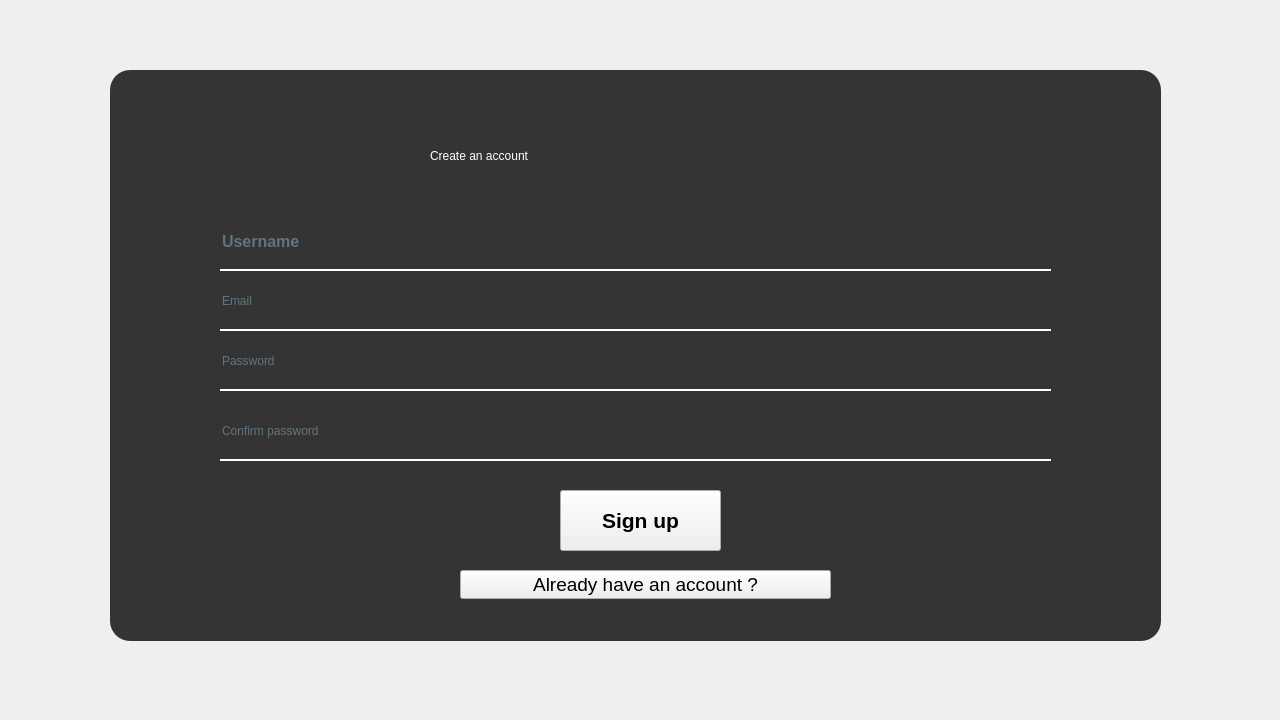
<?xml version="1.0" encoding="UTF-8"?>
<ui version="4.0">
 <class>MainWindow</class>
 <widget class="QMainWindow" name="MainWindow">
  <property name="geometry">
   <rect>
    <x>0</x>
    <y>0</y>
    <width>1280</width>
    <height>720</height>
   </rect>
  </property>
  <property name="windowTitle">
   <string>MainWindow</string>
  </property>
  <widget class="QWidget" name="centralwidget">
   <widget class="QLabel" name="label">
    <property name="enabled">
     <bool>true</bool>
    </property>
    <property name="geometry">
     <rect>
      <x>0</x>
      <y>0</y>
      <width>1281</width>
      <height>721</height>
     </rect>
    </property>
    <property name="styleSheet">
     <string notr="true">border-radius:20px;</string>
    </property>
    <property name="text">
     <string/>
    </property>
    <property name="pixmap">
     <pixmap>../img/bg1.jpg</pixmap>
    </property>
    <property name="scaledContents">
     <bool>false</bool>
    </property>
   </widget>
   <widget class="QLabel" name="label_2">
    <property name="geometry">
     <rect>
      <x>110</x>
      <y>70</y>
      <width>1051</width>
      <height>571</height>
     </rect>
    </property>
    <property name="contextMenuPolicy">
     <enum>Qt::ContextMenuPolicy::PreventContextMenu</enum>
    </property>
    <property name="styleSheet">
     <string notr="true">background-color: rgba(0,0,0,200);
border-radius: 20px</string>
    </property>
    <property name="text">
     <string/>
    </property>
   </widget>
   <widget class="QLabel" name="label_3">
    <property name="geometry">
     <rect>
      <x>430</x>
      <y>120</y>
      <width>411</width>
      <height>71</height>
     </rect>
    </property>
    <property name="styleSheet">
     <string notr="true">color: rgb(255, 255, 255);
font: 700 24pt &quot;Courier New&quot;;</string>
    </property>
    <property name="text">
     <string>Create an account</string>
    </property>
   </widget>
   <widget class="QLineEdit" name="txt_name">
    <property name="geometry">
     <rect>
      <x>220</x>
      <y>220</y>
      <width>831</width>
      <height>51</height>
     </rect>
    </property>
    <property name="font">
     <font>
      <family>Tahoma</family>
      <pointsize>12</pointsize>
      <italic>false</italic>
      <bold>true</bold>
     </font>
    </property>
    <property name="autoFillBackground">
     <bool>false</bool>
    </property>
    <property name="styleSheet">
     <string notr="true">font: 700 12pt &quot;Tahoma&quot;;
background-color:rgba(0, 0, 0, 0); border:none;
border-bottom: 2px solid rgb(255, 255, 255); color:rgba(156, 194, 213, 230);
padding-bottom:7px;
</string>
    </property>
    <property name="text">
     <string/>
    </property>
    <property name="placeholderText">
     <string>Username</string>
    </property>
   </widget>
   <widget class="QPushButton" name="btn_register">
    <property name="geometry">
     <rect>
      <x>560</x>
      <y>490</y>
      <width>161</width>
      <height>61</height>
     </rect>
    </property>
    <property name="font">
     <font>
      <pointsize>16</pointsize>
      <bold>true</bold>
     </font>
    </property>
    <property name="styleSheet">
     <string notr="true">QPushButton#btn_register{
	color: rgb(255, 255, 255);
	border-radius:5px;
}
QPushButton#btn_register:hover{
}
QPushButton#btn_register:pressed{
	padding-left:5px;
	padding-top:5px;
	background-color:rgba(105, 118, 132, 255);
}
font: 700 36pt &quot;Tahoma&quot;;</string>
    </property>
    <property name="text">
     <string>Sign up</string>
    </property>
   </widget>
   <widget class="QPushButton" name="btn_login">
    <property name="geometry">
     <rect>
      <x>460</x>
      <y>570</y>
      <width>371</width>
      <height>29</height>
     </rect>
    </property>
    <property name="font">
     <font>
      <pointsize>14</pointsize>
      <bold>false</bold>
     </font>
    </property>
    <property name="styleSheet">
     <string notr="true">QPushButton#btn_login{
	color: rgb(255, 255, 255);
	border-radius:5px;
}
QPushButton#btn_login:hover{
}
QPushButton#btn_login:pressed{
	padding-left:5px;
	padding-top:5px;
	background-color:rgba(105, 118, 132, 255);
}
font: 700 36pt &quot;Segoe UI&quot;;</string>
    </property>
    <property name="text">
     <string>Already have an account ?</string>
    </property>
   </widget>
   <widget class="QLineEdit" name="txt_email">
    <property name="geometry">
     <rect>
      <x>220</x>
      <y>280</y>
      <width>831</width>
      <height>51</height>
     </rect>
    </property>
    <property name="styleSheet">
     <string notr="true">font: 700 12pt &quot;Tahoma&quot;;
background-color:rgba(0, 0, 0, 0); border:none;
border-bottom: 2px solid rgb(255, 255, 255); color:rgba(156, 194, 213, 230);
padding-bottom:7px;
</string>
    </property>
    <property name="text">
     <string/>
    </property>
    <property name="placeholderText">
     <string>Email</string>
    </property>
   </widget>
   <widget class="QLineEdit" name="txt_password">
    <property name="geometry">
     <rect>
      <x>220</x>
      <y>340</y>
      <width>831</width>
      <height>51</height>
     </rect>
    </property>
    <property name="styleSheet">
     <string notr="true">font: 700 12pt &quot;Tahoma&quot;;
background-color:rgba(0, 0, 0, 0); border:none;
border-bottom: 2px solid rgb(255, 255, 255); color:rgba(156, 194, 213, 230);
padding-bottom:7px;
</string>
    </property>
    <property name="text">
     <string/>
    </property>
    <property name="placeholderText">
     <string>Password</string>
    </property>
   </widget>
   <widget class="QLineEdit" name="txt_conf_pwd">
    <property name="geometry">
     <rect>
      <x>220</x>
      <y>410</y>
      <width>831</width>
      <height>51</height>
     </rect>
    </property>
    <property name="styleSheet">
     <string notr="true">font: 700 12pt &quot;Tahoma&quot;;
background-color:rgba(0, 0, 0, 0); border:none;
border-bottom: 2px solid rgb(255, 255, 255); color:rgba(156, 194, 213, 230);
padding-bottom:7px;
</string>
    </property>
    <property name="text">
     <string/>
    </property>
    <property name="placeholderText">
     <string>Confirm password</string>
    </property>
   </widget>
  </widget>
 </widget>
 <resources/>
 <connections/>
</ui>
